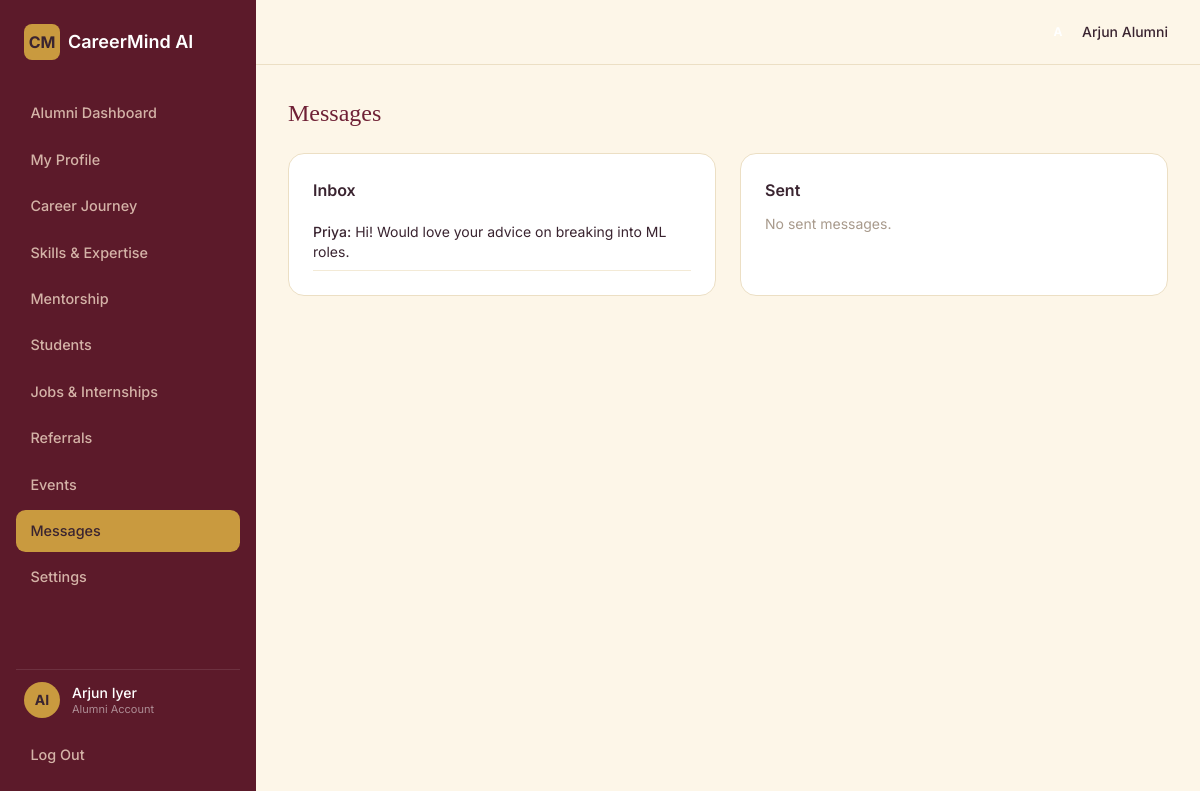
The page /alumni/messages/ (signed in) on the database its author committed.
### roles/models.py (models this page shows)
class Message(models.Model):
    sender = models.ForeignKey(User, on_delete=models.CASCADE, related_name='sent_messages')
    recipient = models.ForeignKey(User, on_delete=models.CASCADE, related_name='received_messages')
    body = models.TextField()
    created_at = models.DateTimeField(auto_now_add=True)
    class Meta:
        ordering = ['-created_at']

### roles/views_alumni.py (the view)
@role_required('alumni')
def messages_view(request):
    profile, detail = _alumni_detail(request.user)
    if request.method == 'POST':
        recipient_id = request.POST.get('recipient_id')
        body = request.POST.get('body')
        if recipient_id and body:
            Message.objects.create(sender=request.user, recipient_id=recipient_id, body=body)
        return redirect('alumni:messages')
    inbox = Message.objects.filter(recipient=request.user).select_related('sender')
    sent = Message.objects.filter(sender=request.user).select_related('recipient')
    context = dict(profile=profile, active='messages', inbox=inbox, sent=sent)
    return render(request, 'alumni/messages.html', context)

### roles/views_alumni.py (called while the page is built)
def _alumni_detail(user):
    profile, _ = Profile.objects.get_or_create(user=user)
    detail, _ = AlumniDetail.objects.get_or_create(profile=profile)
    return profile, detail

### templates/alumni/messages.html (shortened to what this page needs)
{% extends "alumni/base_alumni.html" %}
{% block content %}
<h1 class="font-serif-display text-2xl text-maroon mb-6">Messages</h1>
<div class="grid md:grid-cols-2 gap-6">
  <div class="card p-6">
    <h3 class="font-semibold mb-3">Inbox</h3>
    {% for m in inbox %}
    <div class="text-sm py-2 border-b border-[#f3ead6]"><span class="font-medium">{{ m.sender.first_name }}:</span> {{ m.body }}</div>
    {% empty %}<p class="text-sm text-[#a89a8c]">No messages.</p>{% endfor %}
  </div>
  <div class="card p-6">
    <h3 class="font-semibold mb-3">Sent</h3>
    {% for m in sent %}
    <div class="text-sm py-2 border-b border-[#f3ead6]"><span class="font-medium">To {{ m.recipient.first_name }}:</span> {{ m.body }}</div>
    {% empty %}<p class="text-sm text-[#a89a8c]">No sent messages.</p>{% endfor %}
  </div>
</div>
{% endblock %}

### templates/partials/role_base.html (shortened to what this page needs)
{% load static %}
<!DOCTYPE html>
<html lang="en">
<head>
<script src="https://cdn.tailwindcss.com"></script>
<link rel="stylesheet" href="{% static 'css/style.css' %}">
</head>
<body class="min-h-screen flex">
<aside id="cmSidebar" class="cm-sidebar hidden md:flex w-64 bg-maroon-900 flex-col justify-between py-6 px-4 min-h-screen sticky top-0 shrink-0">
  <div>
    <div class="flex items-center gap-2 px-2 mb-8">
      <div class="w-9 h-9 rounded-lg bg-gold flex items-center justify-center text-maroon-900 font-bold">CM</div>
      <span class="text-white font-semibold text-lg">CareerMind AI</span>
    </div>
    <nav class="space-y-1">
      {% block nav_items %}{% endblock %}
    </nav>
  </div>
  <div>
    <div class="flex items-center gap-3 px-2 py-3 border-t border-white/10">
      <div class="w-9 h-9 rounded-full bg-gold flex items-center justify-center text-maroon-900 font-bold text-sm">
        {{ request.user.first_name|first|upper }}{{ request.user.last_name|first|upper }}
      </div>
      <div class="leading-tight">
        <div class="text-white text-sm font-medium">{{ request.user.first_name }} {{ request.user.last_name }}</div>
        <div class="text-[11px] text-white/50">{% block account_label %}Account{% endblock %}</div>
      </div>
    </div>
    <a href="{% url 'logout' %}" class="sidebar-link mt-1">Log Out</a>
  </div>
</aside>
<div class="flex-1 min-h-screen flex flex-col">
  <header class="bg-cream px-4 md:px-8 py-4 flex items-center justify-between border-b border-[#ecdfc4]">
    <div class="flex items-center gap-4 pl-6">
      <div class="flex items-center gap-2">
        <div class="w-8 h-8 rounded-full bg-maroon-800 text-white flex items-center justify-center text-xs font-bold">
        </div>
        <span class="text-sm font-medium">{{ request.user.first_name }} {% block topbar_role_label %}{% endblock %}</span>
      </div>
    </div>
  </header>
  <main class="flex-1 p-4 md:p-8 min-w-0">
    {% block content %}{% endblock %}
  </main>
</div>
</body>
</html>

### static/css/style.css (style rules this page uses)
:root { --maroon-900:#5c1a2a; --maroon-800:#6f2035; --maroon-700:#84293f; --maroon-600:#9c3049; --gold:#c99a3f; --gold-light:#e0be6f; --cream:#fdf6e8; --cream-2:#f6ecd8; --ink:#3a2430; }
body { font-family:'Inter',ui-sans-serif,system-ui,sans-serif; background:var(--cream); color:var(--ink); }
.font-serif-display { font-family:'Playfair Display', Georgia, serif; }
.bg-maroon-900 { background:var(--maroon-900); }
.text-maroon { color:var(--maroon-800); }
.bg-gold { background:var(--gold); }
.bg-cream { background:var(--cream); }
.card { background:#fff; border:1px solid #ecdfc4; border-radius:1rem; }
.sidebar-link { display:flex;align-items:center;gap:.65rem; padding:.65rem .9rem;border-radius:.6rem; color:#f3d9c7cc;font-size:.9rem;font-weight:500; transition:.15s; }

### rows shown on the page
Message: sender.first_name "Priya", body "Hi! Would love your advice on breaking into ML roles."

### other values the page prints
{{ request.user.first_name|first|upper }} "A"
{{ request.user.last_name|first|upper }} "I"
{{ request.user.first_name }} "Arjun"
{{ request.user.last_name }} "Iyer"
